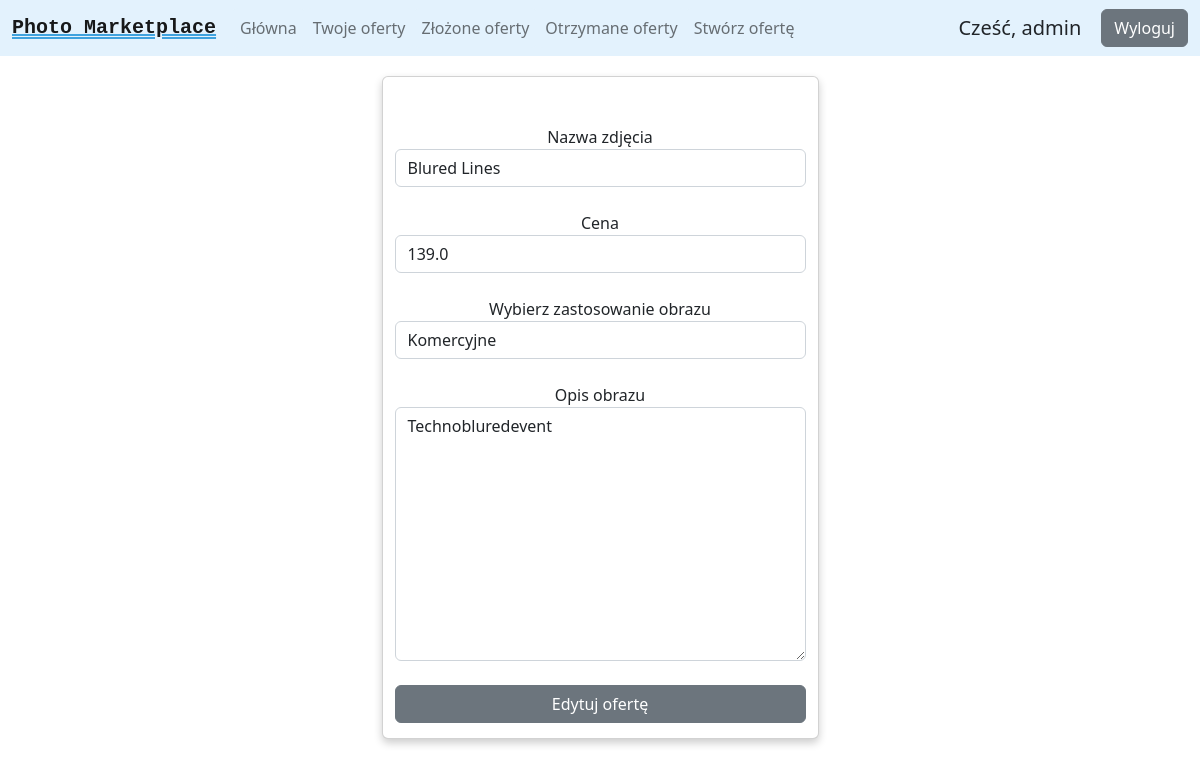
The app's page /edit/1/ (signed in) with its own data.
### myapp/models.py (models this page shows, shortened)
class Product(models.Model):
    usage_possibilities = (('Prywatne', 'Prywatne'), ('Komercyjne', 'Komercyjne'), ('Komercyjne ograniczone',
                                                                                    'Komercyjne ograniczone'))
    photo_id = models.AutoField(primary_key=True)
    name = models.CharField(max_length=200, null=True)
    price = models.FloatField()
    description = models.TextField(max_length=600, null=True, blank=True)
    image = models.ImageField(upload_to='images/', null=True, blank=True)
    username = models.CharField(max_length=100, null=True)
    usage = models.CharField(max_length=100, choices=usage_possibilities)

### myapp/views.py (the view, shortened to what this page needs)
# urls.py: path('edit/<int:id>/', views.edit, name='edit'),
@login_required(login_url='login')
def edit(request, id):
    photo = get_object_or_404(Product, pk=id)
    initial = {'name': photo.name, 'price': photo.price, 'usage': photo.usage, 'description': photo.description}
    edit_form = EditForm(initial=initial)
    context = {'edit_form': edit_form}
    return render(request, 'marketplace/editphoto.html', context)

### myapp/forms.py
class EditForm(ModelForm):
    class Meta:
        model = Product
        fields = ['name', 'description', 'price', 'usage']
    def __init__(self, *args, **kwargs):
        super(EditForm, self).__init__(*args, **kwargs)
        self.fields['name'].widget.attrs['class'] = 'form-control'
        self.fields['description'].widget.attrs['class'] = 'form-control'
        self.fields['price'].widget.attrs['class'] = 'form-control'
        self.fields['usage'].widget.attrs['class'] = 'form-control'

### myapp/templates/marketplace/editphoto.html (shortened to what this page needs)
{% extends 'marketplace/main.html' %}
{% load static %}
{% block content %}
<form method="POST" enctype="multipart/form-data">
  <div class="row">
      <div class="card">
          <form>
              <br>
            <br>
            <div class="form-group">
              <label>Nazwa zdjęcia</label>
              <br>
              {{edit_form.name}}
            </div>
              <br>
              <div class="form-group">
              <label>Cena</label>
              <br>
              {{edit_form.price}}
            </div>
              <br>
            <div class="form-group">
              <label>Wybierz zastosowanie obrazu</label>
              <br>
              {{edit_form.usage}}
            </div>
              <br>
            <div class="form-group">
              <label>Opis obrazu</label>
              <br>
              {{edit_form.description}}
            </div>
              <br>
              <input class="btn btn-secondary" style="margin-bottom:15px" type="submit" value="Edytuj ofertę">
          </form>
      </div>
  </div>
</form>
{% endblock content %}

### myapp/templates/marketplace/main.html (shortened to what this page needs)
<!DOCTYPE html>
{% load static %}
<html>
<head>
    <link href="https://cdn.jsdelivr.net/npm/bootstrap@5.2.2/dist/css/bootstrap.min.css" rel="stylesheet"
>
    <link rel="stylesheet" type="text/css" href="{% static 'css/main.css' %}">
</head>
<body>
    <nav class="navbar navbar-expand-lg" style="background-color: #e3f2fd; margin-bottom: 20px;">
      <div class="container-fluid">
          <a class="navbar-brand" href="{% url 'mainpage' %}" style="text-decoration-line: underline; text-decoration-color:#3FA2DE; text-decoration-style: double; font-family: Courier New, monospace;"><strong>Photo Marketplace</strong></a>
        <div class="collapse navbar-collapse" id="navbarSupportedContent">
          <ul class="navbar-nav nav-pills me-auto mb-2 mb-lg-0">
            <li class="nav-item pill-1">
              <a class="nav-link {% if page_name == 'mainpage' %} active {% endif %}" aria-current="page" href="{% url 'mainpage' %}">Główna</a>
            </li>
            <li class="nav-item pill-1">
              <a class="nav-link {% if page_name == 'active' %} active {% endif %}" aria-current="page" href="{% url 'active' %}">Twoje oferty</a>
            </li>
            <li class="nav-item pill-1">
              <a class="nav-link " aria-current="page" href="{% url 'madeoffers' %}">Złożone oferty </a>
            </li>
            <li class="nav-item pill-1">
              <a class="nav-link " aria-current="page" href="{% url 'messages' %}">Otrzymane oferty </a>
            </li>
            <li class="nav-item pill-1">
              <a class="nav-link {% if page_name == 'create' %} active {% endif %}" aria-current="page" href="{% url 'create' %}">Stwórz ofertę</a>
            </li>
          </ul>
            <span id="welcome-msg">Cześć, {{request.user}}   </span>
            <span><a href="{% url 'logout' %}" class="btn btn-secondary">Wyloguj</a></span>
        </div>
      </div>
    </nav>
    <div class="container">
        <br>
        {% block content %}
        {% endblock content %}
    </div>
</body>
</html>

### static/css/main.css (style rules this page uses)
.btn { border-radius: 3; }
.container { display: flex; align-items: center; justify-content: center }
.card { box-shadow: 0 4px 8px 0 rgba(0, 0, 0, 0.2); max-width: 800px; margin: auto; text-align: center; }
.nav-pills .pill-1 .nav-link:not(.active) { background-color: #e3f2fd; }
.nav-pills .pill-1 .nav-link { background-color: #F6FBFF; }

### myapp/templates/marketplace/main.html (style rules this page uses)
#welcome-msg { font-size: 20px; margin-right: 20px }

### records on screen
Product: name "Blured Lines", price "139.0", usage "Komercyjne", description "Technobluredevent"

### other values on screen
{{ request.user }} "admin"
